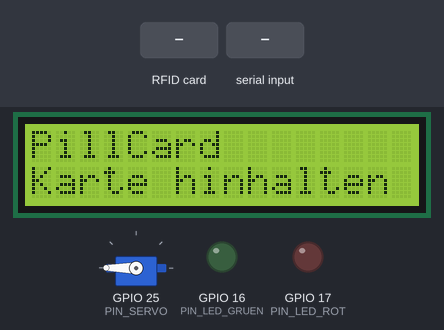
This sketch was run on a simulated ESP32. Parts: servo, 16×2 character LCD, output pins drawn as LEDs (lit = HIGH). The inputs (shaded band) are chosen by the test bench. Servo pulses on a pin are drawn as a servo (544–2400 µs = 0–180°); what the sketch prints to the serial monitor is not drawn.

Above: at 1.6 s.
1.7 s: RFID card 5E 7A 19 C4 held to the reader
At 2.6 s:
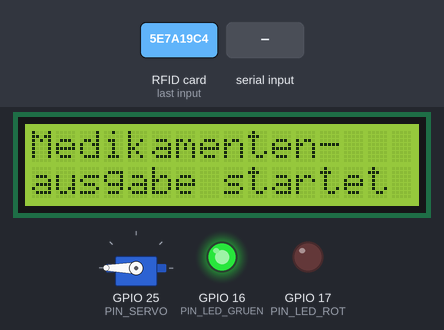
6.3 s: "30,150\n" received over Serial
At 8.5 s:
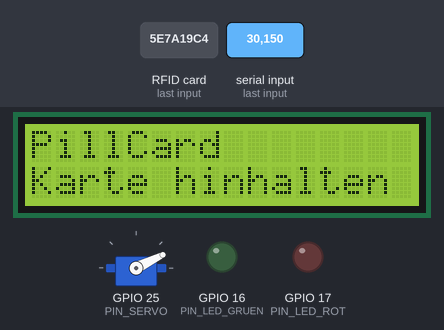
9.3 s: "5\n" received over Serial
At 9.8 s:
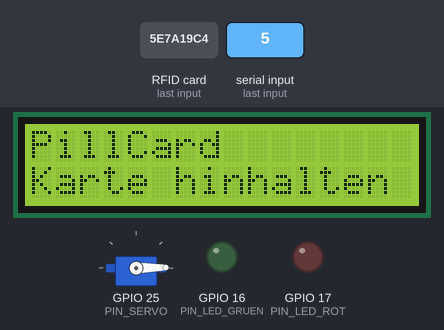
10.8 s: "90,45\n" received over Serial
At 11.7 s:
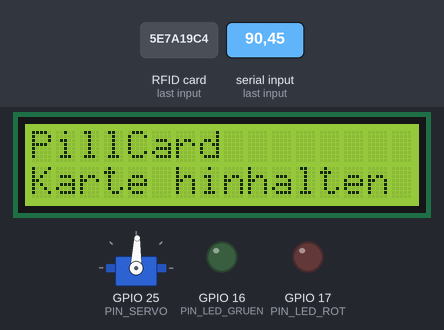
12.3 s: "200\n" received over Serial
At 13.3 s:
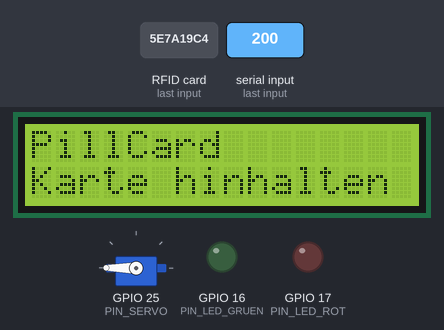
13.8 s: "90\n" received over Serial
At 14.1 s:
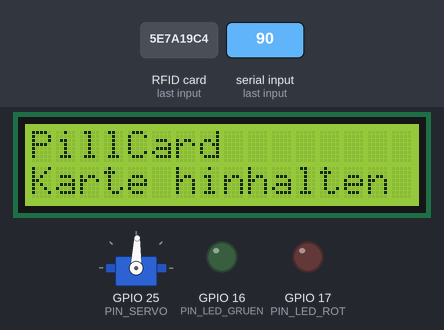
Timing chart, 0 to 16.3 s (numbered marks = the images above; inputs shaded):
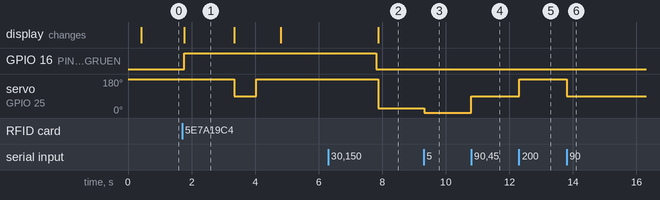

Measured:
- after the input at 1.7 s, GPIO 16 (PIN_LED_GRUEN): LOW → HIGH after 0.08 s; servo on GPIO 25 (PIN_SERVO): 180° → 88° after 1.6 s, → 180° 0.70 s later; the display: changes after 0.08 s (image 1)
- after the input at 6.3 s, servo on GPIO 25 (PIN_SERVO): 180° → 26° after 1.6 s
- after the input at 9.3 s, servo on GPIO 25 (PIN_SERVO): 26° → 1° at once
- after the input at 10.8 s, servo on GPIO 25 (PIN_SERVO): 1° → 88° at once
- after the input at 12.3 s, servo on GPIO 25 (PIN_SERVO): 88° → 180° at once
- after the input at 13.8 s, servo on GPIO 25 (PIN_SERVO): 180° → 88° at once
- what the display in image 1 shows lasts 1.5 s, from 1.8 s to 3.3 s

The sketch:

RFIDLCDServo_test.ino
```cpp
// PillCard Kammer-1-Test mit Karte für die Arduino IDE (ESP32).
// Karte an den RFID-Leser halten -> Display meldet den Start, grüne LED an, Servo Kammer 1 gibt aus.
//
// Arduino IDE: Board "ESP32 Dev Module", Serieller Monitor auf 115200 Baud.
// Bibliothek nötig: "MFRC522" von GithubCommunity (Bibliotheksverwalter, NICHT "MFRC522v2").
// LiquidCrystal ist in der Arduino IDE schon dabei.
//
// Im Seriellen Monitor: Zahl 0-180 + Enter = Servo fährt auf diesen Winkel (zum Einstellen des Schiebers).
//
// Verkabelung (wie docs/Schaltplan_ESP32.svg):
//   RFID:   SDA->IO5  SCK->IO18  MOSI->IO23  MISO->IO19  RST->IO4  3.3V->3V3  GND->GND
//   LCD:    RS->IO22  E->IO21  D4->IO32  D5->IO33  D6->IO14  D7->IO15  R/W->GND
//   Servo:  orange->IO25  rot->5V-Schiene  braun->GND-Schiene
//   LEDs:   grün->IO16, rot->IO17 (je über 100 Ohm)
//   GND des ESP32 muss an die GND-Schiene!
#include <SPI.h>
#include <MFRC522.h>
#include <LiquidCrystal.h>

// RFID
const uint8_t PIN_RFID_SS  = 5;
const uint8_t PIN_RFID_RST = 4;

// Display
const uint8_t PIN_LCD_RS = 22, PIN_LCD_E = 21;
const uint8_t PIN_LCD_D4 = 32, PIN_LCD_D5 = 33, PIN_LCD_D6 = 14, PIN_LCD_D7 = 15;

// Servo und LEDs
const uint8_t PIN_SERVO     = 25;
const uint8_t PIN_LED_GRUEN = 16;
const uint8_t PIN_LED_ROT   = 17;
const int WINKEL_RUHE    = 180;  // neue 3D-Version: Servo startet von der anderen Seite
const int WINKEL_AUSGABE = 90;

MFRC522 rfid(PIN_RFID_SS, PIN_RFID_RST);
LiquidCrystal lcd(PIN_LCD_RS, PIN_LCD_E, PIN_LCD_D4, PIN_LCD_D5, PIN_LCD_D6, PIN_LCD_D7);
String eingabe = "";

/** Schreibt zwei Zeilen aufs Display (je max. 16 Zeichen, keine Umlaute). */
void anzeigen(const char* zeile1, const char* zeile2) {
  lcd.begin(16, 2);  // jedes Mal neu einrichten, falls das Display später Strom bekommen hat
  lcd.clear();
  lcd.setCursor(0, 0);
  lcd.print(zeile1);
  lcd.setCursor(0, 1);
  lcd.print(zeile2);
}

/** Stellt den Servo auf einen Winkel zwischen 0 und 180 Grad. */
void servoWinkel(int grad) {
  grad = constrain(grad, 0, 180);
  uint32_t mikros = map(grad, 0, 180, 500, 2400);  // SG90: ca. 0.5 ms bis 2.4 ms
  uint32_t duty = mikros * 65535UL / 20000UL;      // 50 Hz, 16 Bit: 20000 µs = 65535 Schritte
#if ESP_ARDUINO_VERSION_MAJOR >= 3
  ledcWrite(PIN_SERVO, duty);
#else
  ledcWrite(0, duty);
#endif
  Serial.printf("Servo Kammer 1 -> %d Grad\n", grad);
}

/** Wartebildschirm: Display fordert zum Hinhalten der Karte auf. */
void bereit() {
  digitalWrite(PIN_LED_GRUEN, LOW);
  digitalWrite(PIN_LED_ROT, LOW);
  anzeigen("PillCard", "Karte hinhalten");
  Serial.println("Bereit, warte auf Karte ...");
}

/** Ablauf nach dem Hinhalten: Meldung, grüne LED, Servo einmal ausfahren, Hinweis zum Entnehmen. */
void ausgabe() {
  Serial.print("Karte erkannt, UID:");
  for (uint8_t i = 0; i < rfid.uid.size; i++) Serial.printf(" %02X", rfid.uid.uidByte[i]);
  Serial.println();

  anzeigen("Medikamenten-", "ausgabe startet");
  digitalWrite(PIN_LED_GRUEN, HIGH);
  delay(1500);

  anzeigen("Kammer 1", "gibt aus ...");
  servoWinkel(WINKEL_AUSGABE);
  delay(700);
  servoWinkel(WINKEL_RUHE);
  delay(700);

  anzeigen("Fertig!", "Bitte entnehmen");
  delay(3000);
  bereit();
}

void setup() {
  Serial.begin(115200);
  delay(300);

  pinMode(PIN_LED_GRUEN, OUTPUT);
  pinMode(PIN_LED_ROT, OUTPUT);

#if ESP_ARDUINO_VERSION_MAJOR >= 3
  ledcAttach(PIN_SERVO, 50, 16);
#else
  ledcSetup(0, 50, 16);
  ledcAttachPin(PIN_SERVO, 0);
#endif
  servoWinkel(WINKEL_RUHE);

  SPI.begin();  // ESP32-Standardpins: SCK 18, MISO 19, MOSI 23
  rfid.PCD_Init();
  Serial.println("=== PillCard Kammer 1 mit Karte ===");
  Serial.print("RFID-Leser: ");
  rfid.PCD_DumpVersionToSerial();  // bei uns 0x18, das ist ok

  bereit();
}

void loop() {
  // Zahl 0-180 + Enter stellt den Servo von Hand
  while (Serial.available()) {
    char c = Serial.read();
    if (c == '\n' || c == '\r') {
      eingabe.trim();
      if (eingabe.length() > 0 && isDigit(eingabe[0])) servoWinkel(eingabe.toInt());
      eingabe = "";
    } else {
      eingabe += c;
    }
  }

  if (!rfid.PICC_IsNewCardPresent() || !rfid.PICC_ReadCardSerial()) return;
  ausgabe();

  // Karte abmelden: erst nach erneutem Hinhalten gibt es die nächste Ausgabe
  rfid.PICC_HaltA();
  rfid.PCD_StopCrypto1();
}
```
